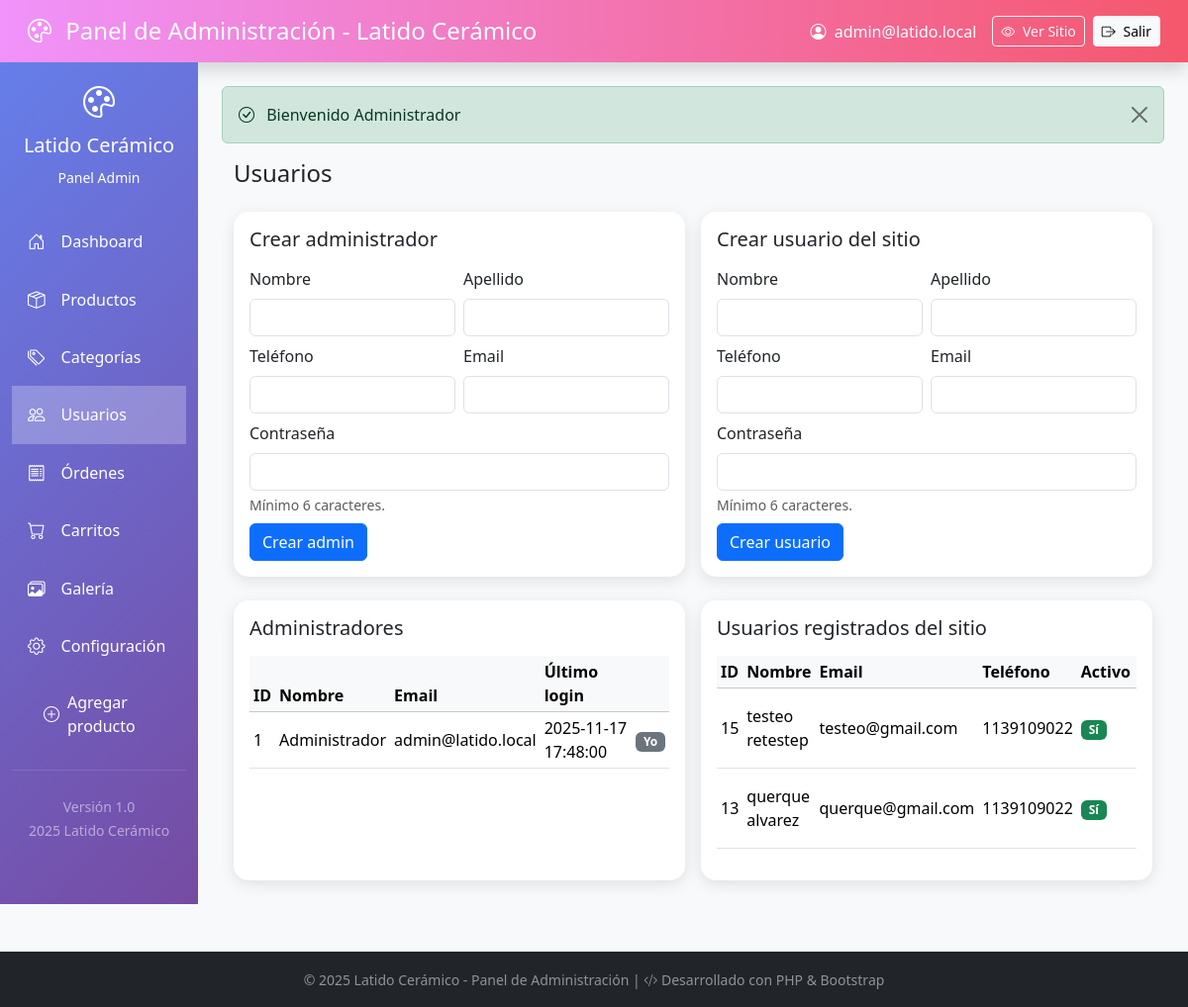
The page /admin/index.php?sec=usuarios (signed in) on the database its author committed.
### tables this page shows
CREATE TABLE `admin_secciones` (
  `id` int UNSIGNED NOT NULL,
  `slug` varchar(60) NOT NULL,
  `nombre` varchar(100) NOT NULL,
  `icono` varchar(60) DEFAULT NULL,
  `en_menu` tinyint(1) NOT NULL DEFAULT '1',
  `activo` tinyint(1) NOT NULL DEFAULT '1',
  `orden` int UNSIGNED NOT NULL DEFAULT '10',
  `created_at` timestamp NULL DEFAULT CURRENT_TIMESTAMP
);

CREATE TABLE `usuarios_admin` (
  `id` int NOT NULL,
  `nombre` varchar(100) NOT NULL,
  `email` varchar(150) NOT NULL,
  `password_hash` varchar(255) NOT NULL,
  `created_at` datetime NOT NULL DEFAULT CURRENT_TIMESTAMP,
  `ultimo_login` datetime DEFAULT NULL,
  `apellido` varchar(100) DEFAULT NULL,
  `telefono` varchar(50) DEFAULT NULL
);

CREATE TABLE `usuarios` (
  `id` bigint UNSIGNED NOT NULL,
  `nombre` varchar(100) DEFAULT NULL,
  `apellido` varchar(100) DEFAULT NULL,
  `email` varchar(150) NOT NULL,
  `password_hash` varchar(255) NOT NULL,
  `telefono` varchar(50) DEFAULT NULL,
  `es_admin` tinyint(1) NOT NULL DEFAULT '0',
  `activo` tinyint(1) NOT NULL DEFAULT '1',
  `created_at` timestamp NULL DEFAULT CURRENT_TIMESTAMP,
  `updated_at` timestamp NULL DEFAULT CURRENT_TIMESTAMP ON UPDATE CURRENT_TIMESTAMP
);

### admin/includes/functions.php (called while the page is built, shortened)
<?php
function secciones_menu(): array
{
    try {
        if (class_exists('Conexion')) {
            $cx = new Conexion();
            $pdo = $cx->getConexion();
            if (class_exists('SeccionesAdmin')) {
                $sec = new SeccionesAdmin($pdo);
                $menu = $sec->obtenerMenu();
                if (!empty($menu)) return $menu;
            }
        }
    } catch (Throwable $e) {}
    return [
        "inicio" => ["nombre" => "Dashboard", "icono" => "house-door"],
        "productos" => ["nombre" => "Productos", "icono" => "box-seam"],
        "categorias" => ["nombre" => "Categorías", "icono" => "tags"],
        "usuarios" => ["nombre" => "Usuarios", "icono" => "people"],
        "ordenes" => ["nombre" => "Órdenes", "icono" => "receipt"],
        "galeria" => ["nombre" => "Galería", "icono" => "images"],
        "configuracion" => ["nombre" => "Configuración", "icono" => "gear"]
    ];
}
?>

### admin/classes/SeccionesAdmin.php (called while the page is built, shortened)
<?php
class SeccionesAdmin {
    private PDO $pdo;
    public function __construct(PDO $pdo) { $this->pdo = $pdo; }
    public function obtenerMenu(): array {
        $rows = $this->pdo->query("SELECT slug,nombre,icono FROM admin_secciones WHERE activo=1 AND en_menu=1 ORDER BY orden ASC")->fetchAll();
        $menu = [];
        foreach ($rows as $r) { $menu[$r['slug']] = ['nombre'=>$r['nombre'],'icono'=>$r['icono']]; }
        return $menu;
    }
}

### admin/classes/UsuarioAdmin.php (called while the page is built, shortened)
<?php
class UsuarioAdmin {
    public static function todos(): array {
        $pdo = (new Conexion())->getConexion();
        $st = $pdo->query('SELECT id, nombre, apellido, email, telefono, created_at, ultimo_login FROM usuarios_admin ORDER BY id DESC');
        return $st->fetchAll(PDO::FETCH_ASSOC) ?: [];
    }
}

### admin/classes/UsuarioPublicoAdmin.php (called while the page is built, shortened)
<?php
class UsuarioPublicoAdmin {
    public static function todos(): array {
        $pdo = (new Conexion())->getConexion();
        $st = $pdo->query('SELECT id, nombre, apellido, email, telefono, activo, created_at, updated_at FROM usuarios ORDER BY id DESC');
        return $st->fetchAll(PDO::FETCH_ASSOC) ?: [];
    }
}

### admin/views/usuarios.php (the view, shortened to what this page needs)
<?php
require_once __DIR__ . '/../classes/UsuarioAdmin.php';
require_once __DIR__ . '/../classes/UsuarioPublicoAdmin.php';
$usuarios = UsuarioAdmin::todos();
$usuarios_publico = UsuarioPublicoAdmin::todos();
?>
<div class="container-fluid">
    <h2 class="h4 mb-4">Usuarios</h2>
    <div class="row g-3 mb-4">
        <div class="col-md-6">
            <div class="card card-admin p-3 h-100">
                <h5 class="mb-3">Crear administrador</h5>
                <form action="actions/crear_usuario_acc.php" method="post">
                    <div class="row g-2">
                        <div class="col-sm-6 mb-2">
                            <label class="form-label">Nombre</label>
                            <input type="text" name="nombre" class="form-control" required />
                        </div>
                        <div class="col-sm-6 mb-2">
                            <label class="form-label">Apellido</label>
                            <input type="text" name="apellido" class="form-control" required />
                        </div>
                    </div>
                    <div class="row g-2">
                        <div class="col-sm-6 mb-2">
                            <label class="form-label">Teléfono</label>
                            <input type="text" name="telefono" class="form-control" required />
                        </div>
                        <div class="col-sm-6 mb-2">
                            <label class="form-label">Email</label>
                            <input type="email" name="email" class="form-control" required />
                        </div>
                    </div>
                    <div class="mb-2">
                        <label class="form-label">Contraseña</label>
                        <input type="password" name="password" class="form-control" required minlength="6" autocomplete="new-password" />
                        <div class="form-text">Mínimo 6 caracteres.</div>
                    </div>
                    <button class="btn btn-primary">Crear admin</button>
                </form>
            </div>
        </div>
        <div class="col-md-6">
            <div class="card card-admin p-3 h-100">
                <h5 class="mb-3">Crear usuario del sitio</h5>
                <form action="actions/crear_usuario_publico_acc.php" method="post">
                    <div class="row g-2">
                        <div class="col-sm-6 mb-2">
                            <label class="form-label">Nombre</label>
                            <input type="text" name="nombre" class="form-control" required />
                        </div>
                        <div class="col-sm-6 mb-2">
                            <label class="form-label">Apellido</label>
                            <input type="text" name="apellido" class="form-control" required />
                        </div>
                    </div>
                    <div class="row g-2">
                        <div class="col-sm-6 mb-2">
                            <label class="form-label">Teléfono</label>
                            <input type="text" name="telefono" class="form-control" required />
                        </div>
                        <div class="col-sm-6 mb-2">
                            <label class="form-label">Email</label>
                            <input type="email" name="email" class="form-control" required />
                        </div>
                    </div>
                    <div class="mb-2">
                        <label class="form-label">Contraseña</label>
                        <input type="password" name="password" class="form-control" required minlength="6" autocomplete="new-password" />
                        <div class="form-text">Mínimo 6 caracteres.</div>
                    </div>
                    <button class="btn btn-primary">Crear usuario</button>
                </form>
            </div>
        </div>
    </div>
    <div class="row g-3">
        <div class="col-md-6">
            <div class="card card-admin p-3 h-100">
                <h5 class="mb-3">Administradores</h5>
                <?php if(!$usuarios): ?>
                    <div class="alert alert-secondary py-2">No hay usuarios creados.</div>
                <?php else: ?>
                <div class="table-responsive">
                    <table class="table table-sm align-middle">
                        <thead class="table-light">
                            <tr>
                                <th>ID</th>
                                <th>Nombre</th>
                                <th>Email</th>
                                <th>Último login</th>
                                <th></th>
                            </tr>
                        </thead>
                        <tbody>
                        <?php foreach($usuarios as $u): ?>
                            <tr>
                                <td><?= (int)$u['id'] ?></td>
                                <td><?= htmlspecialchars(trim(($u['nombre'] ?? '') . ' ' . ($u['apellido'] ?? ''))) ?></td>
                                <td><?= htmlspecialchars($u['email']) ?></td>
                                <td><?= htmlspecialchars($u['ultimo_login'] ?? '-') ?></td>
                                <td class="text-end">
                                    <?php if((int)$u['id'] !== (int)($_SESSION['admin_user_id'] ?? 0)): ?>
                                        <button class="btn btn-sm btn-outline-danger" type="button" data-bs-toggle="collapse" data-bs-target="#confirmDelAdmin<?= (int)$u['id'] ?>" aria-expanded="false" aria-controls="confirmDelAdmin<?= (int)$u['id'] ?>">Borrar</button>
                                        <div class="collapse mt-2" id="confirmDelAdmin<?= (int)$u['id'] ?>">
                                            <div class="d-inline-flex align-items-center gap-2">
                                                <span class="small text-muted">¿Confirmar?</span>
                                                <form action="actions/borrar_usuario_acc.php" method="post" class="d-inline">
                                                    <input type="hidden" name="id" value="<?= (int)$u['id'] ?>" />
                                                    <button class="btn btn-sm btn-danger">Sí, borrar</button>
                                                </form>
                                                <button class="btn btn-sm btn-light" type="button" data-bs-toggle="collapse" data-bs-target="#confirmDelAdmin<?= (int)$u['id'] ?>">Cancelar</button>
                                            </div>
                                        </div>
                                    <?php else: ?>
                                        <span class="badge text-bg-secondary">Yo</span>
                                    <?php endif; ?>
                                </td>
                            </tr>
                        <?php endforeach; ?>
                        </tbody>
                    </table>
                </div>
                <?php endif; ?>
            </div>
        </div>
        <div class="col-md-6">
            <div class="card card-admin p-3 h-100">
                <h5 class="mb-3">Usuarios registrados del sitio</h5>
                <?php if(!$usuarios_publico): ?>
                    <div class="alert alert-secondary py-2">No hay usuarios registrados.</div>
                <?php else: ?>
                <div class="table-responsive">
                    <table class="table table-sm align-middle">
                        <thead class="table-light">
                            <tr>
                                <th>ID</th>
                                <th>Nombre</th>
                                <th>Email</th>
                                <th>Teléfono</th>
                                <th>Activo</th>
                                <th>Creado</th>
                            </tr>
                        </thead>
                        <tbody>
                        <?php foreach($usuarios_publico as $u): ?>
                            <tr>
                                <td><?= (int)$u['id'] ?></td>
                                <td><?= htmlspecialchars(trim(($u['nombre'] ?? '') . ' ' . ($u['apellido'] ?? ''))) ?></td>
                                <td><?= htmlspecialchars($u['email']) ?></td>
                                <td><?= htmlspecialchars($u['telefono'] ?? '-') ?></td>
                                <td><?= ((int)($u['activo'] ?? 1)) ? '<span class="badge text-bg-success">Sí</span>' : '<span class="badge text-bg-secondary">No</span>' ?></td>
                                <td><?= htmlspecialchars($u['created_at'] ?? '-') ?></td>
                            </tr>
                        <?php endforeach; ?>
                        </tbody>
                    </table>
                </div>
                <?php endif; ?>
            </div>
        </div>
    </div>
</div>

### admin/includes/sidebar.php
<nav class="col-md-3 col-lg-2 d-md-block admin-sidebar collapse">
    <div class="position-sticky pt-3">
        <div class="text-center text-white mb-4">
            <i class="bi bi-palette" style="font-size: 2rem;"></i>
            <h5 class="mt-2">Latido Cerámico</h5>
            <small>Panel Admin</small>
        </div>
        <ul class="nav flex-column">
            <?php
            $menu_items = secciones_menu();
            foreach ($menu_items as $seccion_key => $item):
                $active_class = ($seccion === $seccion_key) ? 'active bg-white bg-opacity-25' : '';
            ?>
                <li class="nav-item">
                    <a class="nav-link text-white d-flex align-items-center py-3 <?= $active_class ?>"
                       href="?sec=<?= $seccion_key ?>">
                        <i class="bi bi-<?= $item['icono'] ?> me-3" style="font-size: 1.1rem;"></i>
                        <?= $item['nombre'] ?>
                    </a>
                </li>
            <?php endforeach; ?>
            <li class="nav-item ms-3 mt-2">
                <?php $active_new = ($seccion === 'crear_producto') ? 'active bg-white bg-opacity-25' : ''; ?>
                <a class="nav-link text-white d-flex align-items-center py-2 <?= $active_new ?>" href="?sec=crear_producto">
                    <i class="bi bi-plus-circle me-2"></i>
                    Agregar producto
                </a>
            </li>
        </ul>
        <hr class="text-white-50 my-4">
        <div class="text-center">
            <small class="text-white-50">
                Versión 1.0<br>
                <?= date('Y') ?> Latido Cerámico
            </small>
        </div>
    </div>
</nav>

### admin/index.php (style rules this page uses)
.admin-sidebar { background: linear-gradient(135deg, #667eea 0%, #764ba2 100%); min-height: 100vh; }
.card-admin { border: none; border-radius: 15px; box-shadow: 0 4px 15px rgba(0,0,0,0.1); }

### rows shown on the page
admin_secciones: nombre "Dashboard"
admin_secciones: nombre "Productos"
admin_secciones: nombre "Categorías"
admin_secciones: nombre "Usuarios"
admin_secciones: nombre "Órdenes"
admin_secciones: nombre "Carritos"
admin_secciones: nombre "Galería"
admin_secciones: nombre "Configuración"
usuarios_admin: id "1", nombre "Administrador", email "admin@latido.local", ultimo_login "2025-11-17 17:48:00", shows "Yo"
usuarios: id "15", nombre+apellido "testeo retestep", email "testeo@gmail.com", telefono "1139109022", activo "Sí"
usuarios: id "13", nombre+apellido "querque alvarez", email "querque@gmail.com", telefono "1139109022", activo "Sí"

### other values the page prints
$_SESSION['admin_user_email'] "admin@latido.local"
$_SESSION['mensaje_exito'] "Bienvenido Administrador"
